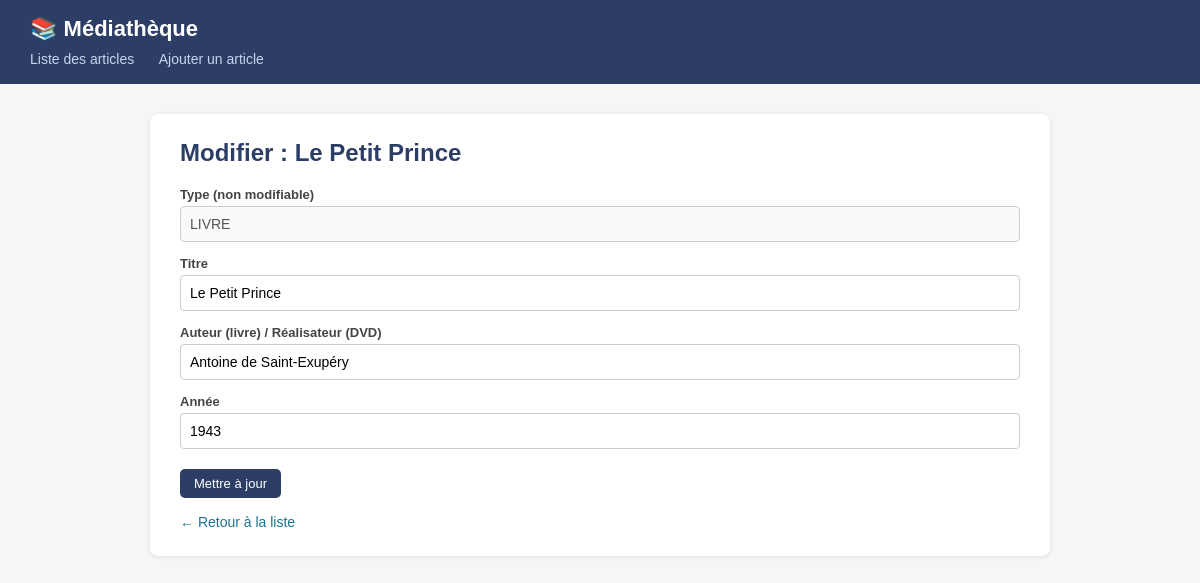
Screenshot of /formulaire.php?id=1 with the database file from the repository.
### tables this page shows
CREATE TABLE article (
    id          INT AUTO_INCREMENT PRIMARY KEY,
    type        ENUM('livre', 'dvd') NOT NULL,
    titre       VARCHAR(150)         NOT NULL,
    auteur      VARCHAR(150)         NOT NULL,
    annee       INT                  NOT NULL,
    disponible  TINYINT(1)           NOT NULL DEFAULT 1
);

### classes/DAO.class.php (called while the page is built, shortened)
<?php
abstract class DAO
{
    protected \PDO    $pdo;
    protected string $table;
    public function __construct(\PDO $pdo)
    {
        $this->pdo = $pdo;
    }
    public function find(int $id): ?object
    {
        $stmt = $this->pdo->prepare(
            "SELECT * FROM {$this->table} WHERE id = :id"
        );
        $stmt->execute([':id' => $id]);
        $row = $stmt->fetch();
        return ($row !== false) ? $this->hydrate($row) : null;
    }
}

### classes/Article.class.php (called while the page is built, shortened)
<?php
abstract class Article
{
    private string $titre;
    private string $auteur;
    private int    $annee;
    public function __construct(
        string $titre,
        string $auteur,
        int    $annee,
        bool   $disponible = true
    ) {
        $this->auteur     = $auteur;
    }
    public function getTitre(): string  { return $this->titre;      }
    public function getAuteur(): string { return $this->auteur;     }
    public function getAnnee(): int     { return $this->annee;      }
    public function setTitre(string $titre): void
    {
        $this->titre = $titre;
    }
    public function setAnnee(int $annee): void
    {
        $max = (int) date('Y');
        $this->annee = $annee;
    }
}
class ArticleDAO extends DAO
{
    protected function hydrate(array $row): object
    {
        if ($row['type'] === 'livre') {
            $article = new Livre(
                $row['titre'],
                $row['auteur'],
                (int)  $row['annee'],
                (bool) $row['disponible']
            );
        }
        $article->setId((int) $row['id']);
        return $article;
    }
}

### classes/Livre.class.php (called while the page is built, shortened)
<?php
class Livre extends Article implements Empruntable
{
    public function getType(): string
    {
        return 'livre';
    }
}

### formulaire.php (the view, shortened to what this page needs)
<?php
require_once __DIR__ . '/classes/config.php';
require_once __DIR__ . '/classes/DAO.class.php';
require_once __DIR__ . '/classes/Article.class.php';
require_once __DIR__ . '/classes/Livre.class.php';
$pdo = getConnexion();
$dao = new ArticleDAO($pdo);
$id      = isset($_GET['id']) ? (int) $_GET['id'] : 0;
$article = null;
$mode    = 'ajout';
if ($id > 0) {
    $article = $dao->find($id);
    $mode = 'modification';
}
require_once __DIR__ . '/includes/header.php';
$titrePage = ($mode === 'modification')
    ? "Modifier : " . htmlspecialchars($article->getTitre())
    : "Ajouter un article";
?>
<h2><?= $titrePage ?></h2>
<form method="post" action="formulaire.php<?= $id > 0 ? "?id=$id" : '' ?>">
    <?php if ($mode === 'ajout'): ?>
        <label for="type">Type d'article</label>
        <select id="type" name="type">
            <option value="">-- Choisir --</option>
            <option value="livre" <?= (($_POST['type'] ?? '') === 'livre') ? 'selected' : '' ?>>
                Livre
            </option>
            <option value="dvd" <?= (($_POST['type'] ?? '') === 'dvd') ? 'selected' : '' ?>>
                DVD
            </option>
        </select>
    <?php else: ?>
        <label>Type (non modifiable)</label>
        <input type="text"
               value="<?= strtoupper($article->getType()) ?>"
               disabled>
    <?php endif; ?>
    <label for="titre">Titre</label>
    <input type="text"
           id="titre"
           name="titre"
           value="<?= htmlspecialchars($_POST['titre'] ?? ($article ? $article->getTitre() : '')) ?>">
    <label for="auteur">Auteur (livre) / Réalisateur (DVD)</label>
    <input type="text"
           id="auteur"
           name="auteur"
           value="<?= htmlspecialchars($_POST['auteur'] ?? ($article ? $article->getAuteur() : '')) ?>">
    <label for="annee">Année</label>
    <input type="number"
           id="annee"
           name="annee"
           value="<?= htmlspecialchars($_POST['annee'] ?? ($article ? (string)$article->getAnnee() : '')) ?>">
    <button type="submit" class="btn">
        <?= $mode === 'modification' ? 'Mettre à jour' : 'Enregistrer' ?>
    </button>
</form>
<a class="lien-retour" href="index.php">← Retour à la liste</a>
<?php require_once __DIR__ . '/includes/footer.php'; ?>

### includes/header.php (style rules this page uses)
* { box-sizing: border-box; }
body { font-family: Arial, sans-serif; background: #f4f6f8; margin: 0; color: #222; }
h2 { color: #2c3e66; margin-top: 0; }
.btn { display: inline-block; background: #2c3e66; color: white; padding: 7px 14px; border: none; border-radius: 5px; cursor: pointer; font-size: 13px; text-decoration: none; margin-right: 4px; }
form label { display: block; font-size: 13px; font-weight: bold; color: #444; margin-top: 14px; }
form input, form select { width: 100%; padding: 9px; margin-top: 4px; border: 1px solid #ccc; border-radius: 4px; font-size: 14px; }
form .btn { margin-top: 20px; }
.lien-retour { display: inline-block; margin-top: 16px; color: #1c7293; font-size: 14px; text-decoration: none; }

### rows the page displays
article: titre "Modifier : Le Petit Prince", titre "Le Petit Prince", auteur "Antoine de Saint-Exupéry", annee "1943"
